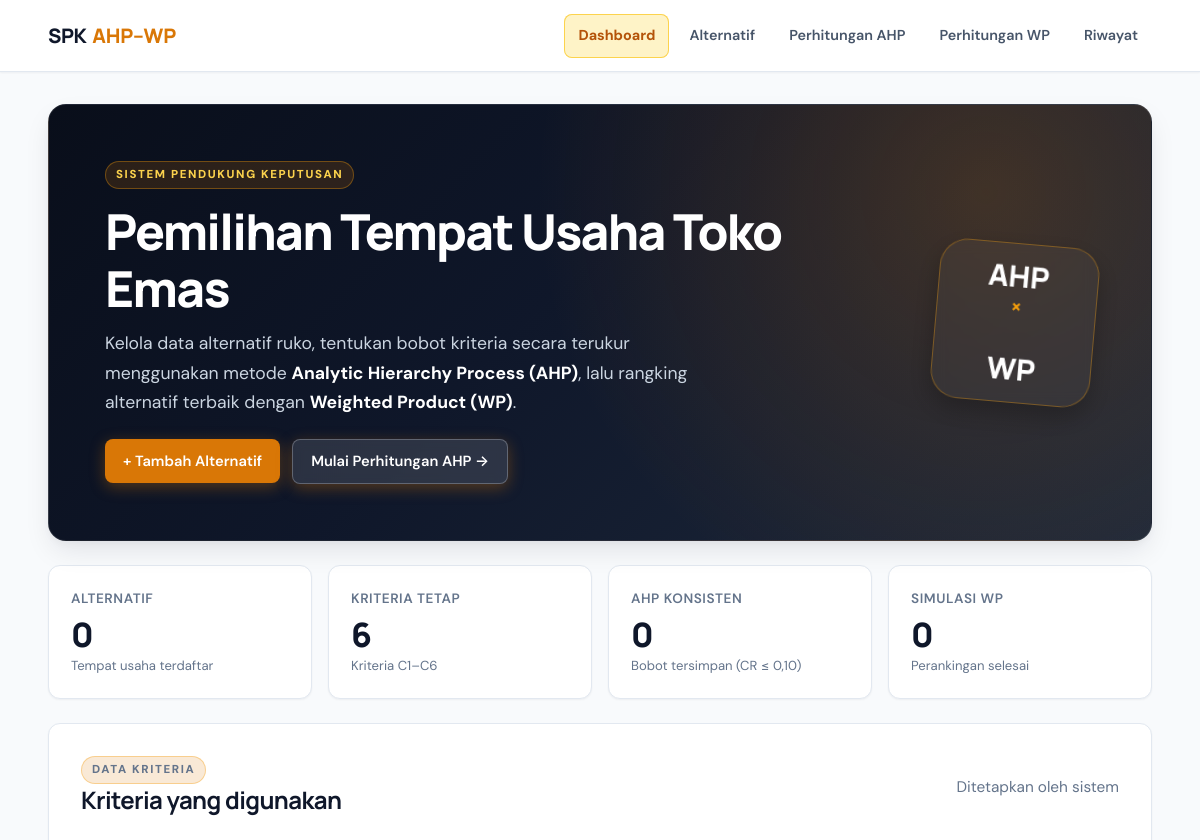
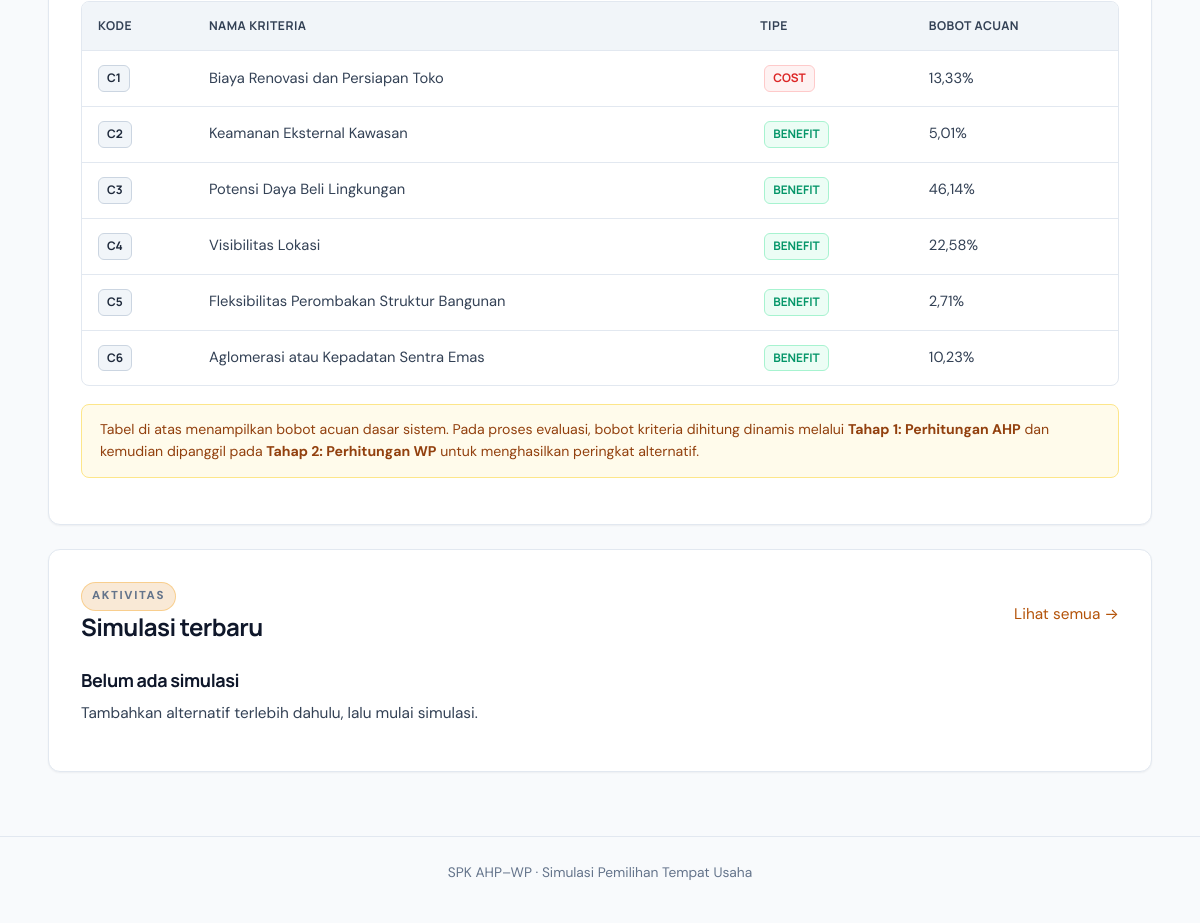
The page / on the database its author committed (2 pictures, top to bottom).
### tables this page shows
CREATE TABLE IF NOT EXISTS kriteria (
  id_kriteria INT AUTO_INCREMENT PRIMARY KEY,
  kode VARCHAR(10) NOT NULL UNIQUE,
  nama VARCHAR(180) NOT NULL,
  tipe ENUM('cost','benefit') NOT NULL,
  bobot DECIMAL(12,8) NOT NULL DEFAULT 0.16666667,
  skala_min DECIMAL(15,2) NOT NULL DEFAULT 1,
  skala_max DECIMAL(15,2) NOT NULL DEFAULT 5,
  urutan INT NOT NULL DEFAULT 1
);

### config/helpers.php (called while the page is built, shortened)
<?php
function e(mixed $value): string
{
    return htmlspecialchars((string) $value, ENT_QUOTES, 'UTF-8');
}
function get_kriteria(PDO $pdo): array
{
    return $pdo->query('SELECT * FROM kriteria ORDER BY urutan, id_kriteria')->fetchAll();
}

### index.php (the view, shortened to what this page needs)
<?php
require __DIR__ . '/config/database.php';
require __DIR__ . '/config/helpers.php';
$totalAlternatif = (int) $pdo->query('SELECT COUNT(*) FROM alternatif')->fetchColumn();
$totalKriteria = (int) $pdo->query('SELECT COUNT(*) FROM kriteria')->fetchColumn();
$totalAhp = (int) $pdo->query("SELECT COUNT(*) FROM simulasi WHERE status = 'draft' AND cr <= 0.1 AND source_ahp_id IS NULL")->fetchColumn();
$totalSimulasi = (int) $pdo->query("SELECT COUNT(*) FROM simulasi WHERE status = 'selesai'")->fetchColumn();
$terakhir = $pdo->query(
    "SELECT id_simulasi, nama_simulasi, created_at
     FROM simulasi WHERE status = 'selesai'
     ORDER BY id_simulasi DESC LIMIT 5"
)->fetchAll();
?>
<!doctype html>
<html lang="id">
<head>
    <link rel="stylesheet" href="assets/css/style.css">
</head>
<body>
<header class="topbar">
    <a class="brand" href="index.php">SPK <span>AHP–WP</span></a>
    <nav>
        <a class="active" href="index.php">Dashboard</a>
        <a href="alternatif/index.php">Alternatif</a>
        <a href="simulasi/index.php">Perhitungan AHP</a>
        <a href="simulasi/wp.php">Perhitungan WP</a>
        <a href="simulasi/riwayat.php">Riwayat</a>
    </nav>
</header>
<main class="container">
    <section class="hero">
        <div>
            <p class="eyebrow">SISTEM PENDUKUNG KEPUTUSAN</p>
            <h1>Pemilihan Tempat Usaha Toko Emas</h1>
            <p>Kelola data alternatif ruko, tentukan bobot kriteria secara terukur menggunakan metode <strong>Analytic Hierarchy Process (AHP)</strong>, lalu rangking alternatif terbaik dengan <strong>Weighted Product (WP)</strong>.</p>
            <div class="actions">
                <a class="button" href="alternatif/tambah.php">+ Tambah Alternatif</a>
                <a class="button button-light" href="simulasi/index.php">Mulai Perhitungan AHP →</a>
            </div>
        </div>
        <div class="hero-mark">AHP<br><span>×</span><br>WP</div>
    </section>
    <section class="stats">
        <article class="stat-card"><span>Alternatif</span><strong><?= $totalAlternatif ?></strong><small>Tempat usaha terdaftar</small></article>
        <article class="stat-card"><span>Kriteria Tetap</span><strong><?= $totalKriteria ?></strong><small>Kriteria C1–C6</small></article>
        <article class="stat-card"><span>AHP Konsisten</span><strong><?= $totalAhp ?></strong><small>Bobot tersimpan (CR ≤ 0,10)</small></article>
        <article class="stat-card"><span>Simulasi WP</span><strong><?= $totalSimulasi ?></strong><small>Perankingan selesai</small></article>
    </section>
    <section class="panel">
        <div class="section-heading">
            <div><p class="eyebrow">DATA KRITERIA</p><h2>Kriteria yang digunakan</h2></div>
            <span class="muted">Ditetapkan oleh sistem</span>
        </div>
        <div class="table-wrap">
            <table>
                <thead><tr><th>Kode</th><th>Nama kriteria</th><th>Tipe</th><th>Bobot acuan</th></tr></thead>
                <tbody>
                <?php foreach (get_kriteria($pdo) as $k): ?>
                    <tr>
                        <td><span class="code-pill"><?= e($k['kode']) ?></span></td>
                        <td><?= e($k['nama']) ?></td>
                        <td><span class="type-pill <?= e($k['tipe']) ?>"><?= strtoupper(e($k['tipe'])) ?></span></td>
                        <td><?= number_format((float)$k['bobot'] * 100, 2, ',', '.') ?>%</td>
                    </tr>
                <?php endforeach; ?>
                </tbody>
            </table>
        </div>
        <p class="notice">Tabel di atas menampilkan bobot acuan dasar sistem. Pada proses evaluasi, bobot kriteria dihitung dinamis melalui <strong>Tahap 1: Perhitungan AHP</strong> dan kemudian dipanggil pada <strong>Tahap 2: Perhitungan WP</strong> untuk menghasilkan peringkat alternatif.</p>
    </section>
    <section class="panel">
        <div class="section-heading"><div><p class="eyebrow">AKTIVITAS</p><h2>Simulasi terbaru</h2></div><a href="simulasi/riwayat.php">Lihat semua →</a></div>
        <?php if (!$terakhir): ?>
            <div class="empty-state"><h3>Belum ada simulasi</h3><p>Tambahkan alternatif terlebih dahulu, lalu mulai simulasi.</p></div>
        <?php endif; ?>
    </section>
</main>
<footer class="footer">SPK AHP–WP · Simulasi Pemilihan Tempat Usaha</footer>
</body>
</html>

### rows shown on the page
kriteria: kode "C1", nama "Biaya Renovasi dan Persiapan Toko", tipe "COST", (float)$k['bobot']*100 "13,33"
kriteria: kode "C2", nama "Keamanan Eksternal Kawasan", tipe "BENEFIT", (float)$k['bobot']*100 "5,01"
kriteria: kode "C3", nama "Potensi Daya Beli Lingkungan", tipe "BENEFIT", (float)$k['bobot']*100 "46,14"
kriteria: kode "C4", nama "Visibilitas Lokasi", tipe "BENEFIT", (float)$k['bobot']*100 "22,58"
kriteria: kode "C5", nama "Fleksibilitas Perombakan Struktur Bangunan", tipe "BENEFIT", (float)$k['bobot']*100 "2,71"
kriteria: kode "C6", nama "Aglomerasi atau Kepadatan Sentra Emas", tipe "BENEFIT", (float)$k['bobot']*100 "10,23"

### other values the page prints
$totalAlternatif "0"
$totalKriteria "6"
$totalAhp "0"
$totalSimulasi "0"
